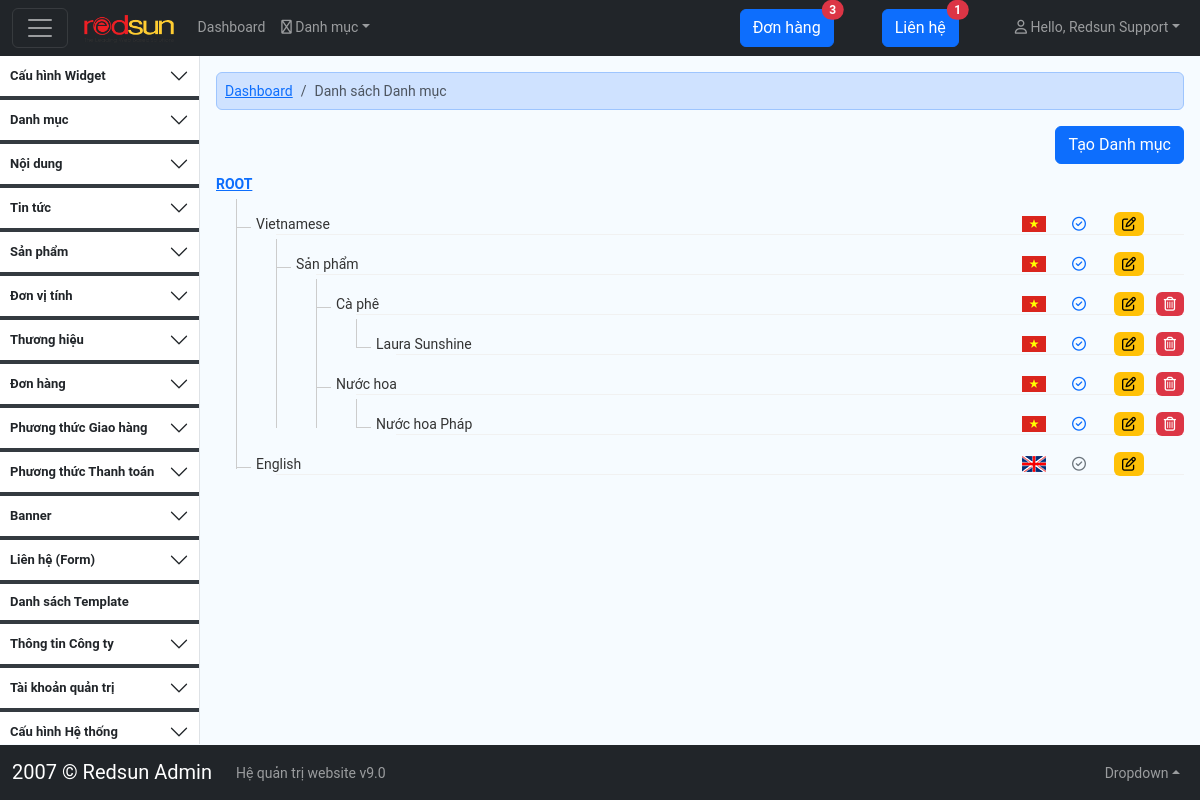
Before: /adminCMS/index.php?module=category&act=list&node=product (signed in) with the older database file.
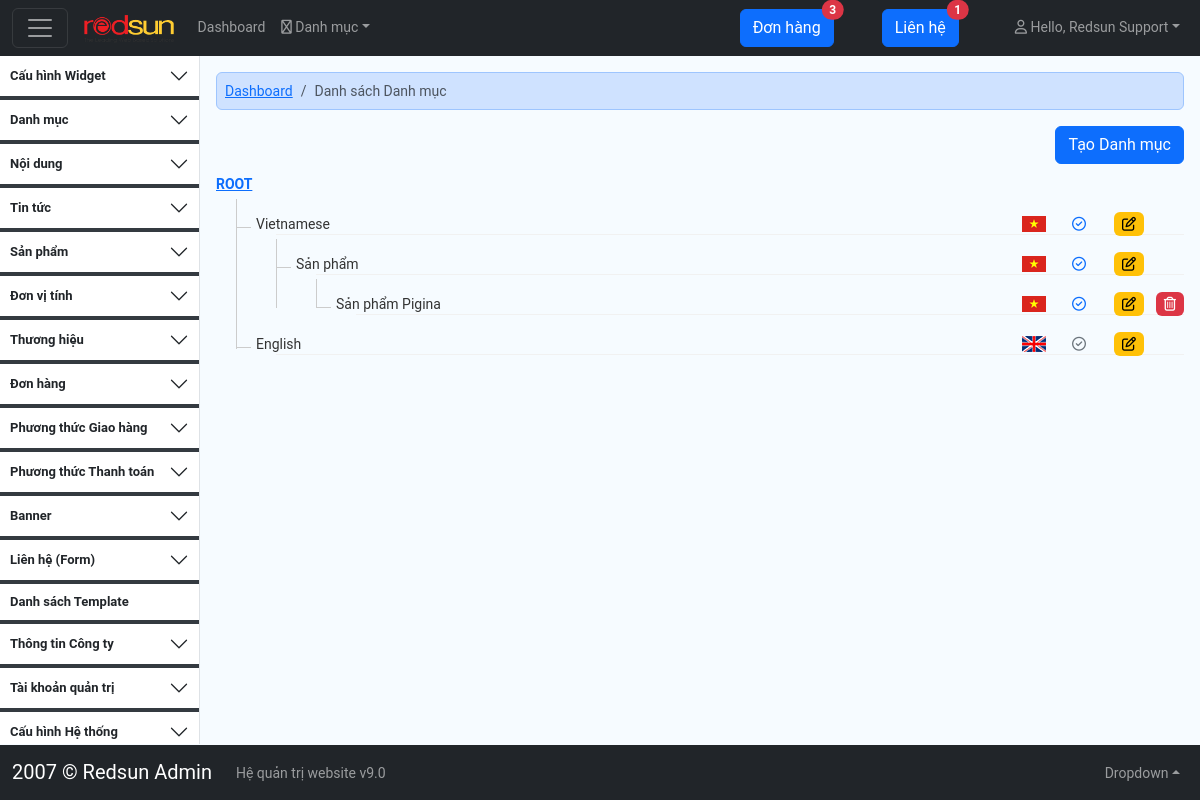
After: the same page with the newer database file.
### tables this page shows
CREATE TABLE `tblwebmaster` (
  `ID` tinyint(3) NOT NULL,
  `username` varchar(50) DEFAULT NULL,
  `password` varchar(50) DEFAULT NULL,
  `fullname` varchar(50) DEFAULT NULL,
  `phone` varchar(20) DEFAULT NULL,
  `email` varchar(100) DEFAULT NULL,
  `address` varchar(255) DEFAULT NULL,
  `level` varchar(10) DEFAULT 'admin' COMMENT 'root, admin, staff',
  `t_status` tinyint(1) DEFAULT 1,
  `module_access` text NOT NULL,
  `permit_access` varchar(200) NOT NULL DEFAULT '',
  `salt` varchar(10) NOT NULL,
  `avatar` varchar(255) NOT NULL,
  `created_date` int(15) NOT NULL,
  `created_by` tinyint(3) NOT NULL,
  `updated_date` int(15) NOT NULL,
  `updated_by` tinyint(3) NOT NULL
);

CREATE TABLE `tblcategory` (
  `ID` int(9) NOT NULL,
  `code` varchar(20) NOT NULL,
  `code_module` varchar(20) NOT NULL,
  `title` varchar(255) NOT NULL,
  `title_search` varchar(255) NOT NULL,
  `urlseo` varchar(255) NOT NULL,
  `t_status` int(1) NOT NULL DEFAULT 2,
  `position` int(9) NOT NULL DEFAULT 1,
  `left` int(4) NOT NULL,
  `right` int(4) NOT NULL,
  `level` int(2) NOT NULL,
  `parent_id` int(9) NOT NULL,
  `intro` text NOT NULL,
  `description` longtext NOT NULL,
  `imgURL` text NOT NULL,
  `menu` varchar(255) NOT NULL,
  `url` text NOT NULL,
  `lang` varchar(3) NOT NULL DEFAULT 'vn',
  `created_by` int(9) NOT NULL DEFAULT 0,
  `created_date` int(20) NOT NULL DEFAULT 0,
  `updated_date` int(20) NOT NULL DEFAULT 0,
  `updated_by` int(9) NOT NULL DEFAULT 0
);

### adminCMS/data/category/list.php (the view, shortened to what the rows shown need)
<?php
	$category_controller = new category_controller();
	$db = new database();
	$_method = new method();
	$node = $_method->_Get('node','string');
	switch ($node){
		case "product":
			$code_module = "RSPRODUCT";
			$filter = " and code_module='".$code_module."' OR code_module='_LANGUAGE' ";
			$root = true;
			$rootid = 1;
			$_TREE  = new json_tree($category_controller->getTable(),array());
			$arr_combine = $_TREE->_get_children($rootid,true,0,$filter,"");
			if ($arr_combine) {
				$arr_cate = array_values($arr_combine);
			}else{
				$arr_cate = array();
			}
		break;
	}
	$_ARR_STATUS = unserialize(_ARR_STATUS);
	$_ARR_FLAG_LANG = unserialize(_ARR_FLAG_LANG);
	$_ARR_LANG_TEXT = unserialize(_ARR_LANG_TEXT);
	$_ARR_STATUS_COLOR_CLASS = unserialize(_ARR_STATUS_COLOR_CLASS);
	$html_tree ='';
	$total=count($arr_cate);
	if($root) $start = 0; else $start =1;
	$aCatNext = null;
	$levelNext = null;
	$levelPre = null;
	for($i=$start;$i<$total;$i++){
		$aCat = $arr_cate[$i];
		if(isset($arr_cate[$i+1])){
			$aCatNext = $arr_cate[$i+1];
		}else{
			$aCatNext = null;
		}
		if ($i-1 < 0) {
			$aCatPre = null;
		}else{
			$aCatPre = $arr_cate[$i-1];
		}
		if(isset($aCatNext['level'])){
			$levelNext = $aCatNext['level'];
		}else{
			$levelNext = null;
		}
		if(isset($aCatPre['level'])){
			$levelPre = $aCatPre['level'];
		}else{
			$levelPre = null;
		}
		$levelCurr = $aCat['level'];
		$cate_edit_url = _LINK_CATEGORY_CREATE.'&node='.$node.'&lang='.$aCat['lang'].'&id='.$aCat['id'];
		$htmlTitle = '<a class="cate-title" href="'.$cate_edit_url.'" title="'.$aCat['title'].'">'.$aCat['title'].'</a>';
		$htmlStatus = '<a id="status_'.$aCat['id'].'" onclick="activeCate('.$aCat['id'].')" class="cate-attr cate-status d-none d-md-block '.$_ARR_STATUS_COLOR_CLASS[$aCat['t_status']].'" href="#" data-bs-toggle="tooltip" data-bs-placement="top" data-bs-title="'.$_ARR_STATUS[$aCat['t_status']].'"><i class="fa-regular fa-circle-check"></i></i></a>';
		$htmlEdit = '<a class="cate-attr cate-edit badge text-bg-warning" href="'.$cate_edit_url.'" data-bs-toggle="tooltip" data-bs-placement="top" data-bs-title="'.$LANG['edit'].'"><i class="fa-regular fa-pen-to-square"></i></a>';
		$htmlDelete = '<a onclick="removeCate('.$aCat['id'].')" class="cate-attr cate-remove badge text-bg-danger" href="#" data-bs-toggle="tooltip" data-bs-placement="top" data-bs-title="'.$LANG['delete'].'"><i class="fa-regular fa-trash-can"></i></i></a>';
		$htmlFlag = '<a class="cate-attr cate-flag d-none d-md-block" href="'.$cate_edit_url.'" data-bs-toggle="tooltip" data-bs-placement="top" data-bs-title="'.$_ARR_LANG_TEXT[$aCat['lang']].'"><img src="'.$_ARR_FLAG_LANG[$aCat['lang']].'" alt="'.$_ARR_LANG_TEXT[$aCat['lang']].'"></a>';
			$coundID = $db->getValue("
				select count(ID) as coundID
				from ".$category_controller->getTable()."
				where code = '".$aCat['code']."'
				and `lang` = '".$aCat['lang']."'
			","coundID");
			if ($coundID == 1 || $aCat['level'] < 3) {
				$htmlDelete = '';
			}
		if ((!isset($levelPre) || $levelPre == null) && $levelNext != null) {
			$html_tree .= '
				<div>
					'.$htmlTitle.'
					'.$htmlFlag.'
					'.$htmlStatus.'
					'.$htmlEdit.'
					'.$htmlDelete.'
			';
		}
		if ($levelPre != null && (!isset($levelNext) || $levelNext == null) && $levelPre > $levelCurr) {
			$sub_level = (int)$levelPre - (int)$levelCurr;
			for ($d=0; $d < $sub_level; $d++) {
				$html_tree .= '
						</div>
					</div>
				';
			}
			$html_tree .= '
				</div>
				<div>
					'.$htmlTitle.'
					'.$htmlFlag.'
					'.$htmlStatus.'
					'.$htmlEdit.'
					'.$htmlDelete.'
			';
			$html_tree .= '
				</div>
			';
		}
		if (isset($levelPre) && isset($levelNext) && $levelPre < $levelCurr && $levelCurr < $levelNext) {
			$html_tree .= '
				<div class="sub-cate">
					<div>
						'.$htmlTitle.'
						'.$htmlFlag.'
						'.$htmlStatus.'
						'.$htmlEdit.'
						'.$htmlDelete.'
			';
		}
		if (isset($levelPre) && isset($levelNext) && $levelPre < $levelCurr && $levelCurr > $levelNext) {
			$html_tree .= '
				<div class="sub-cate">
					<div>
						'.$htmlTitle.'
						'.$htmlFlag.'
						'.$htmlStatus.'
						'.$htmlEdit.'
						'.$htmlDelete.'
			';
		}
		if (isset($levelPre) && isset($levelNext) && $levelPre > $levelCurr && $levelCurr < $levelNext) {
			$sub_level = (int)$levelPre - (int)$levelCurr;
			for ($d=0; $d < $sub_level; $d++) {
				$html_tree .= '
						</div>
					</div>
				';
			}
			$html_tree .= '
				</div>
				<div>
					'.$htmlTitle.'
					'.$htmlFlag.'
					'.$htmlStatus.'
					'.$htmlEdit.'
					'.$htmlDelete.'
			';
		}
	}
?>

### adminCMS/layout/header.php (shortened to what the rows shown need)
<nav class="navbar navbar-expand-md bg-dark navbar-dark fixed-top">
    <div class="container-fluid">
        <div class="collapse navbar-collapse" id="navbar-top">
            <ul class="navbar-nav w-100">
                <li class="nav-item dropdown ms-md-5">
                    <a class="nav-link dropdown-toggle" href="#" role="button" data-bs-toggle="dropdown" title=""><i class="fa-regular fa-user rounded-pill"></i> <?php echo $LANG['hello']; ?>, <?php echo $webmt_fullname; ?></a></a>
                </li>
            </ul>
        </div>
    </div>
</nav>

Changed rows visible on the page:
removed tblcategory: title "Cà phê", level 3 (drawn)
removed tblcategory: title "Laura Sunshine", level 4 (drawn)
removed tblcategory: title "Nước hoa", level 3 (drawn)
removed tblcategory: title "Nước hoa Pháp", level 4 (drawn)
added tblcategory: title "Sản phẩm Pigina", level 3 (drawn)
